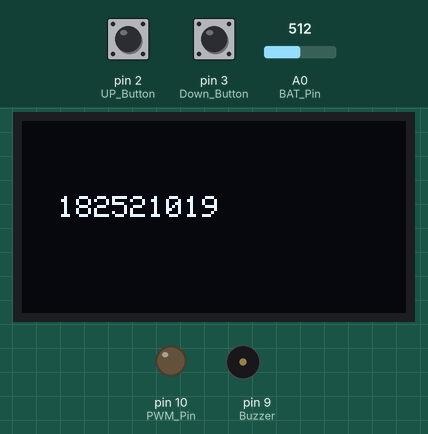
The sketch below on a simulated Arduino Uno, built with avr-gcc and run on an emulated ATmega328P. On the bench: 128×64 one-colour display, output pins drawn as LEDs (lit = HIGH), buzzer (waves = sounding, pin HIGH). Inputs (shaded band) come from the test bench; at power-on: pin 2 (UP_Button) LOW, pin 3 (Down_Button) LOW, A0 (BAT_Pin) = 512.

Above: at 0.1 s.
At 3.32 s:
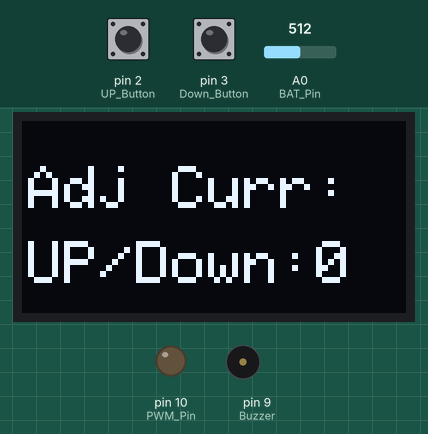
At 3.8 s:
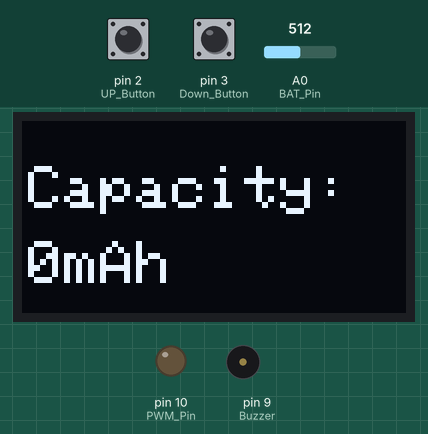
Timing chart, 0 to 5.3 s (numbered marks = the images above):
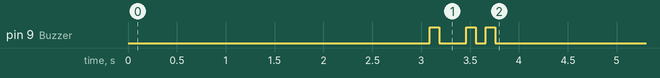

The sketch:

tester.ino
```cpp
//>>>>>>>>>>>>>>>>>>>>>>>>>>>>>>>>>>>>>>>>>>>>>>>>>>>>>
//  Kapasite test cihazı
//Version-0.1
// Mehmet Akif Yücedağ
//182521019
//İskenderun teknik üniversitesi

//>>>>>>>>>>>>>>>>>>>>>>>>>>>>>>>>>>>>>>>>>>>>>>>>>>>>>

#include<JC_Button.h>
#include <Adafruit_SSD1306.h>

#define SCREEN_WIDTH 128 // oled ekranın boyutları tanımlanıyor.
#define SCREEN_HEIGHT 64


#define OLED_RESET     4
Adafruit_SSD1306 display(SCREEN_WIDTH, SCREEN_HEIGHT, &Wire, OLED_RESET);


const float Low_BAT_level = 2.5;// bu değer kullanılan pilin minimium gerilimine göre değiştirilecek

const int Current [] = {0,110,210,300,390,490,580,680,770,870,960,1000};
const byte PWM_Pin = 10;
const byte Buzzer = 9;
const int BAT_Pin = A0;
int PWM_Value = 0;
unsigned long Capacity = 0;
int ADC_Value = 0;
float Vcc = 4.96 ; // arduinonun besleme voltajı
float BAT_Voltage = 0;
float sample =0;
byte Hour = 0, Minute = 0, Second = 0;
bool calc = false, Done = false;
Button UP_Button(2, 25, false, true);
Button Down_Button(3, 25, false, true);


void setup () {
//
Serial.begin(9600);
pinMode(PWM_Pin, OUTPUT);
pinMode(Buzzer, OUTPUT);
analogWrite(PWM_Pin, PWM_Value);
UP_Button.begin();
Down_Button.begin();
display.begin(SSD1306_SWITCHCAPVCC, 0x3C);
display.clearDisplay();
display.setTextColor(WHITE);
display.setTextSize(1);
display.setCursor(12,25);
display.print("182521019");
display.display();
delay(3000);
display.clearDisplay();
display.setTextSize(2);
display.setCursor(2,15);
display.print("Adj Curr:");
display.setCursor(2,40);
display.print("UP/Down:");
display.print("0");
display.display();
}

//************************* End of Setup function *******************************

void loop() {
  UP_Button.read();
  Down_Button.read();
if (UP_Button.wasReleased() && PWM_Value < 55 && calc == false)
 {
  PWM_Value = PWM_Value + 5;
  analogWrite(PWM_Pin,PWM_Value);


  display.clearDisplay();
  display.setCursor(2,25);
  display.print("Curr:");
  display.print(String(Current[PWM_Value / 5])+"mA");
  display.display();
 }
if (Down_Button.wasReleased() && PWM_Value > 1 && calc == false)
{
  PWM_Value = PWM_Value - 5;
  analogWrite(PWM_Pin,PWM_Value);
  display.clearDisplay();
  display.setCursor(2,25);
  display.print("Curr:");
  display.print(String(Current[PWM_Value / 5])+"mA");
  display.display();

}

if (UP_Button.pressedFor (1000) && calc == false)
{
  digitalWrite(Buzzer, HIGH);
  delay(100);
  digitalWrite(Buzzer, LOW);
  display.clearDisplay();
  timerInterrupt();

  }
}


void timerInterrupt(){
  calc = true;
  while (Done == false)  {
     Second ++;
    if (Second == 60)  {
      Second = 0;
      Minute ++;
    }
    if (Minute == 60)  {
      Minute = 0;
      Hour ++;
    }

 //************ Batarya ölçümü ***********

  for(int i=0;i< 100;i++)
  {
   sample=sample+analogRead(BAT_Pin); //read the Battery voltage
   delay (2);
  }
  sample=sample/100;
  BAT_Voltage = sample * Vcc/ 1024.0;


    display.clearDisplay();
    display.setTextSize(2);
    display.setCursor(20,5);
    display.print(String(Hour) + ":" + String(Minute) + ":" + String(Second));

    display.setTextSize(1);
    display.setCursor(0,25);
    display.print("Disch Curr: ");
    display.print(String(Current[PWM_Value / 5])+"mA");


    display.setCursor(2,40);
    display.print("Bat Volt:" + String(BAT_Voltage)+"V" );


    Capacity =  (Hour * 3600) + (Minute * 60) + Second;
    Capacity = (Capacity * Current[PWM_Value / 5]) / 3600;
    display.setCursor(2, 55);
    display.print("Capacity:" + String(Capacity) + "mAh");
    display.display();


    if (BAT_Voltage < Low_BAT_level)
    {
      Capacity =  (Hour * 3600) + (Minute * 60) + Second;
      Capacity = (Capacity * Current[PWM_Value / 5]) / 3600;
      display.clearDisplay();
      display.setTextSize(2);
      display.setCursor(2,15);
      display.print("Capacity:");
      display.setCursor(2,40);
      display.print(String(Capacity) + "mAh");
      display.display();
      Done = true;
      PWM_Value = 0;
      analogWrite(PWM_Pin, PWM_Value);
      digitalWrite(Buzzer, HIGH);
      delay(100);
      digitalWrite(Buzzer, LOW);
      delay(100);
      digitalWrite(Buzzer, HIGH);
      delay(100);
      digitalWrite(Buzzer, LOW);
      delay(100);
    }
       delay(1000);
  }

}
```

Measured:
- by itself, pin 9 (Buzzer): goes HIGH 0.10 s, LOW 0.27 s, HIGH 0.10 s, LOW 0.10 s, HIGH 0.10 s, then LOW
